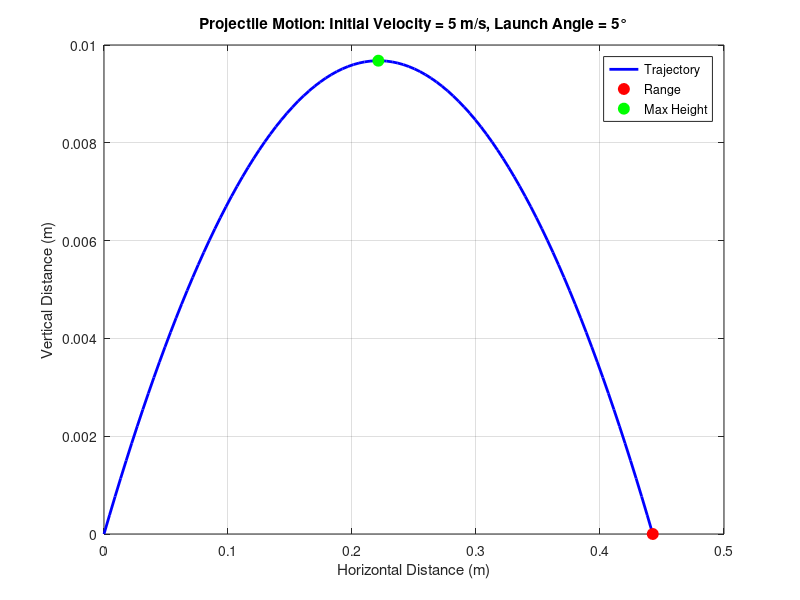

Reproduce this figure in MATLAB.
% Define constants
g = 9.81; % Acceleration due to gravity in m/s^2

% Get user inputs
initial_velocity = input('Enter the initial velocity (m/s): ');
launch_angle_deg = input('Enter the launch angle (degrees): ');

% Convert launch angle to radians
launch_angle = deg2rad(launch_angle_deg);

% Calculate initial velocity components
v_x = initial_velocity * cos(launch_angle); % Horizontal component of velocity
v_y = initial_velocity * sin(launch_angle); % Vertical component of velocity

% Calculate time of flight, maximum height, and range
time_of_flight = (2 * v_y) / g; % Total time projectile is in air
max_height = (v_y^2) / (2 * g); % Maximum height reached by projectile
range = v_x * time_of_flight; % Horizontal range of projectile

% Time vector for plotting
t = linspace(0, time_of_flight, 100); % 100 points from 0 to time_of_flight

% Calculate trajectory
x = v_x * t; % x position at time t
y = v_y * t - (0.5 * g * t.^2); % y position at time t

% Plot trajectory
figure;
plot(x, y, 'b-', 'LineWidth', 2);
hold on;

% Plot max height and range points
plot(range, 0, 'ro', 'MarkerSize', 8, 'MarkerFaceColor', 'r'); % Range point
plot(range/2, max_height, 'go', 'MarkerSize', 8, 'MarkerFaceColor', 'g'); % Max height point

% Add labels and title
xlabel('Horizontal Distance (m)');
ylabel('Vertical Distance (m)');
title(['Projectile Motion: Initial Velocity = ', num2str(initial_velocity), ' m/s, Launch Angle = ', num2str(launch_angle_deg), '°']);
legend('Trajectory', 'Range', 'Max Height');
grid on;

% Display results
fprintf('Time of flight: %.2f seconds\n', time_of_flight);
fprintf('Maximum height: %.2f meters\n', max_height);
fprintf('Range: %.2f meters\n', range);
